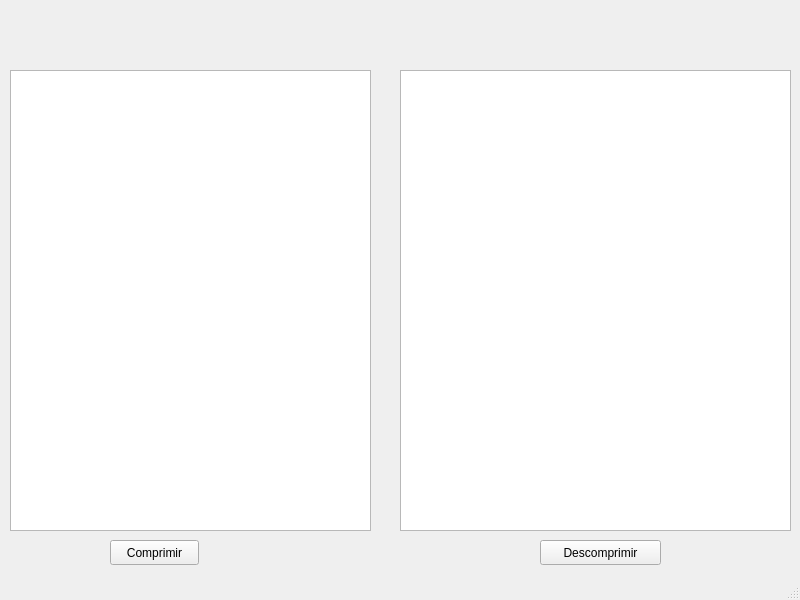
<?xml version="1.0" encoding="UTF-8"?>
<ui version="4.0">
 <class>MainWindow</class>
 <widget class="QMainWindow" name="MainWindow">
  <property name="geometry">
   <rect>
    <x>0</x>
    <y>0</y>
    <width>800</width>
    <height>600</height>
   </rect>
  </property>
  <property name="windowTitle">
   <string>MainWindow</string>
  </property>
  <widget class="QWidget" name="centralwidget">
   <widget class="QPushButton" name="comprimir">
    <property name="geometry">
     <rect>
      <x>110</x>
      <y>540</y>
      <width>89</width>
      <height>25</height>
     </rect>
    </property>
    <property name="text">
     <string>Comprimir</string>
    </property>
   </widget>
   <widget class="QPlainTextEdit" name="entrada">
    <property name="geometry">
     <rect>
      <x>10</x>
      <y>70</y>
      <width>361</width>
      <height>461</height>
     </rect>
    </property>
   </widget>
   <widget class="QPlainTextEdit" name="salida">
    <property name="geometry">
     <rect>
      <x>400</x>
      <y>70</y>
      <width>391</width>
      <height>461</height>
     </rect>
    </property>
   </widget>
   <widget class="QPushButton" name="descomprimir">
    <property name="geometry">
     <rect>
      <x>540</x>
      <y>540</y>
      <width>121</width>
      <height>25</height>
     </rect>
    </property>
    <property name="text">
     <string>Descomprimir</string>
    </property>
   </widget>
  </widget>
  <widget class="QStatusBar" name="statusbar"/>
 </widget>
 <resources/>
 <connections/>
</ui>
